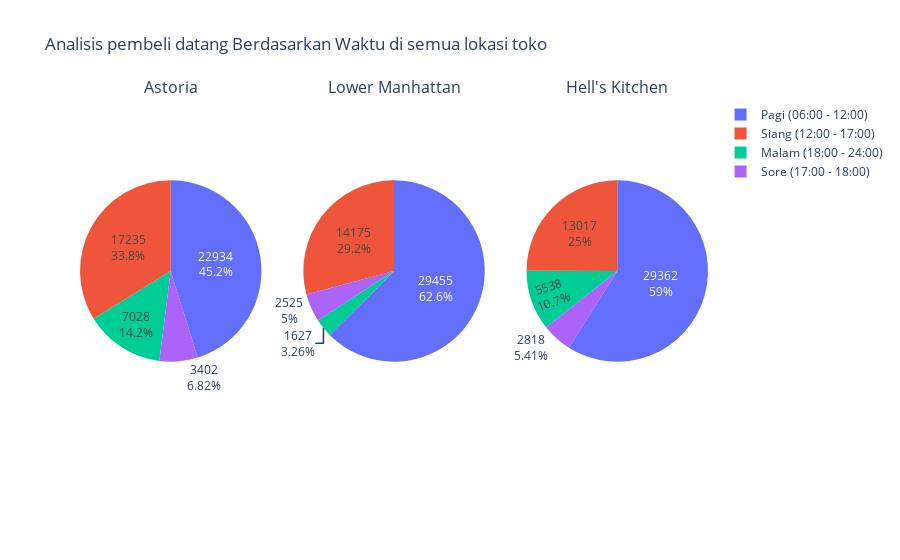

The code cell stored with this chart in its notebook:
### Code cell
# Buat kategori waktu berdasarkan rentang jam
bins = [6, 12, 17, 18, 24]
labels = ['Pagi (06:00 - 12:00)', 'Siang (12:00 - 17:00)', 'Sore (17:00 - 18:00)', 'Malam (18:00 - 24:00)']
data['time_category'] = pd.cut(data['transaction_time'].dt.hour, bins=bins, labels=labels, right=False)

# Melakukan pengelompokan data
visitor_data = data.groupby(['store_location', 'time_category'], observed=False).agg({'revenue': 'sum', 'transaction_id': 'count'}).reset_index()
visitor_data.columns = ['store_location', 'time_category', 'revenue', 'visitor_count']

# Membuat subplot
fig = make_subplots(rows=1, cols=3, subplot_titles=['Astoria', 'Lower Manhattan', "Hell's Kitchen"], specs=[[{'type':'pie'}, {'type':'pie'}, {'type':'pie'}]])

# Loop untuk menambahkan pie chart pada setiap subplot
for i, location in enumerate(['Astoria', 'Lower Manhattan', "Hell's Kitchen"], start=1):
    location_data = visitor_data[visitor_data['store_location'] == location]
    fig.add_trace(go.Pie(labels=location_data['time_category'], values=location_data['revenue'],
                         hovertemplate='<b>Waktu</b>: %{label}<br><b>Pendapatan</b>: %{value}<br><b>Pembeli</b>: %{text}',
                         text=location_data['visitor_count'], name=location),
                  row=1, col=i)

fig.update_layout(title='Analisis pembeli datang Berdasarkan Waktu di semua lokasi toko',
                  showlegend=True)
fig.show()

### Figure 1 — Plotly figure (JSON) as saved in the notebook; plotly's stock layout.template omitted (floating-point values rounded to 4 significant figures)
{"data": [{"domain": {"x": [0, 0.2889], "y": [0, 1]}, "hovertemplate": "<b>Waktu</b>: %{label}<br><b>Pendapatan</b>: %{value}<br><b>Pembeli</b>: %{text}", "labels": ["Pagi (06:00 - 12:00)", "Siang (12:00 - 17:00)", "Sore (17:00 - 18:00)", "Malam (18:00 - 24:00)"], "name": "Astoria", "text": [22934, 17235, 3402, 7028], "type": "pie", "values": [104900.0, 78570.0, 15840.0, 32890.0]}, {"domain": {"x": [0.3556, 0.6444], "y": [0, 1]}, "hovertemplate": "<b>Waktu</b>: %{label}<br><b>Pendapatan</b>: %{value}<br><b>Pembeli</b>: %{text}", "labels": ["Pagi (06:00 - 12:00)", "Siang (12:00 - 17:00)", "Sore (17:00 - 18:00)", "Malam (18:00 - 24:00)"], "name": "Lower Manhattan", "text": [29455, 14175, 2525, 1627], "type": "pie", "values": [143900.0, 67140.0, 11510.0, 7508.0]}, {"domain": {"x": [0.7111, 1], "y": [0, 1]}, "hovertemplate": "<b>Waktu</b>: %{label}<br><b>Pendapatan</b>: %{value}<br><b>Pembeli</b>: %{text}", "labels": ["Pagi (06:00 - 12:00)", "Siang (12:00 - 17:00)", "Sore (17:00 - 18:00)", "Malam (18:00 - 24:00)"], "name": "Hell's Kitchen", "text": [29362, 13017, 2818, 5538], "type": "pie", "values": [139400.0, 59010.0, 12790.0, 25270.0]}], "layout": {"annotations": [{"font": {"size": 16}, "showarrow": false, "text": "Astoria", "x": 0.1444, "xanchor": "center", "xref": "paper", "y": 1, "yanchor": "bottom", "yref": "paper"}, {"font": {"size": 16}, "showarrow": false, "text": "Lower Manhattan", "x": 0.5, "xanchor": "center", "xref": "paper", "y": 1, "yanchor": "bottom", "yref": "paper"}, {"font": {"size": 16}, "showarrow": false, "text": "Hell's Kitchen", "x": 0.8556, "xanchor": "center", "xref": "paper", "y": 1, "yanchor": "bottom", "yref": "paper"}], "showlegend": true, "title": {"text": "Analisis pembeli datang Berdasarkan Waktu di semua lokasi toko"}}}
